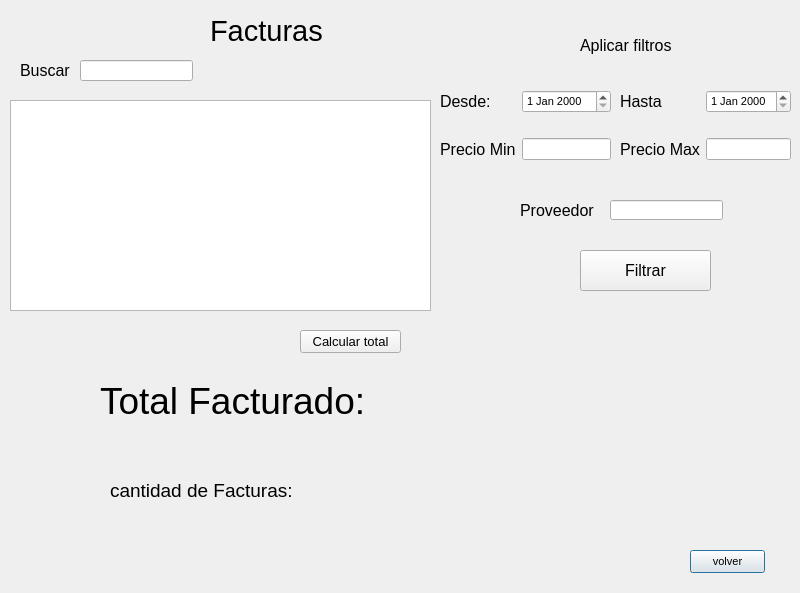
<?xml version="1.0" encoding="UTF-8"?>
<ui version="4.0">
 <class>GUI_Facturas</class>
 <widget class="QDialog" name="GUI_Facturas">
  <property name="geometry">
   <rect>
    <x>0</x>
    <y>0</y>
    <width>800</width>
    <height>593</height>
   </rect>
  </property>
  <property name="font">
   <font>
    <pointsize>28</pointsize>
   </font>
  </property>
  <property name="windowTitle">
   <string>Dialog</string>
  </property>
  <widget class="QLabel" name="label">
   <property name="geometry">
    <rect>
     <x>210</x>
     <y>0</y>
     <width>181</width>
     <height>61</height>
    </rect>
   </property>
   <property name="font">
    <font>
     <pointsize>22</pointsize>
    </font>
   </property>
   <property name="text">
    <string>Facturas</string>
   </property>
  </widget>
  <widget class="QListView" name="listView">
   <property name="geometry">
    <rect>
     <x>10</x>
     <y>100</y>
     <width>421</width>
     <height>211</height>
    </rect>
   </property>
  </widget>
  <widget class="QLabel" name="label_2">
   <property name="geometry">
    <rect>
     <x>20</x>
     <y>60</y>
     <width>51</width>
     <height>21</height>
    </rect>
   </property>
   <property name="font">
    <font>
     <pointsize>12</pointsize>
    </font>
   </property>
   <property name="text">
    <string>Buscar</string>
   </property>
  </widget>
  <widget class="QLineEdit" name="lineEdit">
   <property name="geometry">
    <rect>
     <x>80</x>
     <y>60</y>
     <width>113</width>
     <height>21</height>
    </rect>
   </property>
  </widget>
  <widget class="QPushButton" name="pushButton">
   <property name="geometry">
    <rect>
     <x>690</x>
     <y>550</y>
     <width>75</width>
     <height>23</height>
    </rect>
   </property>
   <property name="font">
    <font>
     <pointsize>8</pointsize>
    </font>
   </property>
   <property name="text">
    <string>volver</string>
   </property>
  </widget>
  <widget class="QLabel" name="label_3">
   <property name="geometry">
    <rect>
     <x>580</x>
     <y>30</y>
     <width>171</width>
     <height>31</height>
    </rect>
   </property>
   <property name="font">
    <font>
     <pointsize>12</pointsize>
    </font>
   </property>
   <property name="text">
    <string>Aplicar filtros</string>
   </property>
  </widget>
  <widget class="QWidget" name="formLayoutWidget">
   <property name="geometry">
    <rect>
     <x>440</x>
     <y>90</y>
     <width>171</width>
     <height>98</height>
    </rect>
   </property>
   <layout class="QFormLayout" name="formLayout">
    <property name="verticalSpacing">
     <number>25</number>
    </property>
    <item row="0" column="0">
     <widget class="QLabel" name="label_6">
      <property name="font">
       <font>
        <pointsize>12</pointsize>
       </font>
      </property>
      <property name="text">
       <string>Desde:</string>
      </property>
     </widget>
    </item>
    <item row="1" column="0">
     <widget class="QLabel" name="label_7">
      <property name="font">
       <font>
        <pointsize>12</pointsize>
       </font>
      </property>
      <property name="text">
       <string>Precio Min</string>
      </property>
     </widget>
    </item>
    <item row="1" column="1">
     <widget class="QLineEdit" name="lineEdit_2">
      <property name="font">
       <font>
        <pointsize>8</pointsize>
       </font>
      </property>
     </widget>
    </item>
    <item row="0" column="1">
     <widget class="QDateEdit" name="dateEdit">
      <property name="font">
       <font>
        <pointsize>8</pointsize>
       </font>
      </property>
     </widget>
    </item>
   </layout>
  </widget>
  <widget class="QLabel" name="label_8">
   <property name="geometry">
    <rect>
     <x>100</x>
     <y>350</y>
     <width>301</width>
     <height>101</height>
    </rect>
   </property>
   <property name="text">
    <string>Total Facturado:</string>
   </property>
  </widget>
  <widget class="QWidget" name="formLayoutWidget_2">
   <property name="geometry">
    <rect>
     <x>620</x>
     <y>90</y>
     <width>171</width>
     <height>98</height>
    </rect>
   </property>
   <layout class="QFormLayout" name="formLayout_2">
    <property name="verticalSpacing">
     <number>25</number>
    </property>
    <item row="0" column="0">
     <widget class="QLabel" name="label_9">
      <property name="font">
       <font>
        <pointsize>12</pointsize>
       </font>
      </property>
      <property name="text">
       <string>Hasta</string>
      </property>
     </widget>
    </item>
    <item row="1" column="0">
     <widget class="QLabel" name="label_10">
      <property name="font">
       <font>
        <pointsize>12</pointsize>
       </font>
      </property>
      <property name="text">
       <string>Precio Max</string>
      </property>
     </widget>
    </item>
    <item row="1" column="1">
     <widget class="QLineEdit" name="lineEdit_3">
      <property name="font">
       <font>
        <pointsize>8</pointsize>
       </font>
      </property>
     </widget>
    </item>
    <item row="0" column="1">
     <widget class="QDateEdit" name="dateEdit_2">
      <property name="font">
       <font>
        <pointsize>8</pointsize>
       </font>
      </property>
     </widget>
    </item>
   </layout>
  </widget>
  <widget class="QLineEdit" name="lineEdit_4">
   <property name="geometry">
    <rect>
     <x>610</x>
     <y>200</y>
     <width>113</width>
     <height>20</height>
    </rect>
   </property>
  </widget>
  <widget class="QLabel" name="label_4">
   <property name="geometry">
    <rect>
     <x>520</x>
     <y>200</y>
     <width>81</width>
     <height>21</height>
    </rect>
   </property>
   <property name="font">
    <font>
     <pointsize>12</pointsize>
    </font>
   </property>
   <property name="text">
    <string>Proveedor</string>
   </property>
  </widget>
  <widget class="QPushButton" name="pushButton_2">
   <property name="geometry">
    <rect>
     <x>580</x>
     <y>250</y>
     <width>131</width>
     <height>41</height>
    </rect>
   </property>
   <property name="font">
    <font>
     <pointsize>12</pointsize>
    </font>
   </property>
   <property name="text">
    <string>Filtrar</string>
   </property>
  </widget>
  <widget class="QLabel" name="label_5">
   <property name="geometry">
    <rect>
     <x>110</x>
     <y>470</y>
     <width>191</width>
     <height>41</height>
    </rect>
   </property>
   <property name="font">
    <font>
     <pointsize>14</pointsize>
    </font>
   </property>
   <property name="text">
    <string>cantidad de Facturas:</string>
   </property>
  </widget>
  <widget class="QPushButton" name="pushButton_3">
   <property name="geometry">
    <rect>
     <x>300</x>
     <y>330</y>
     <width>101</width>
     <height>23</height>
    </rect>
   </property>
   <property name="font">
    <font>
     <pointsize>10</pointsize>
    </font>
   </property>
   <property name="text">
    <string>Calcular total</string>
   </property>
  </widget>
 </widget>
 <resources/>
 <connections/>
</ui>
